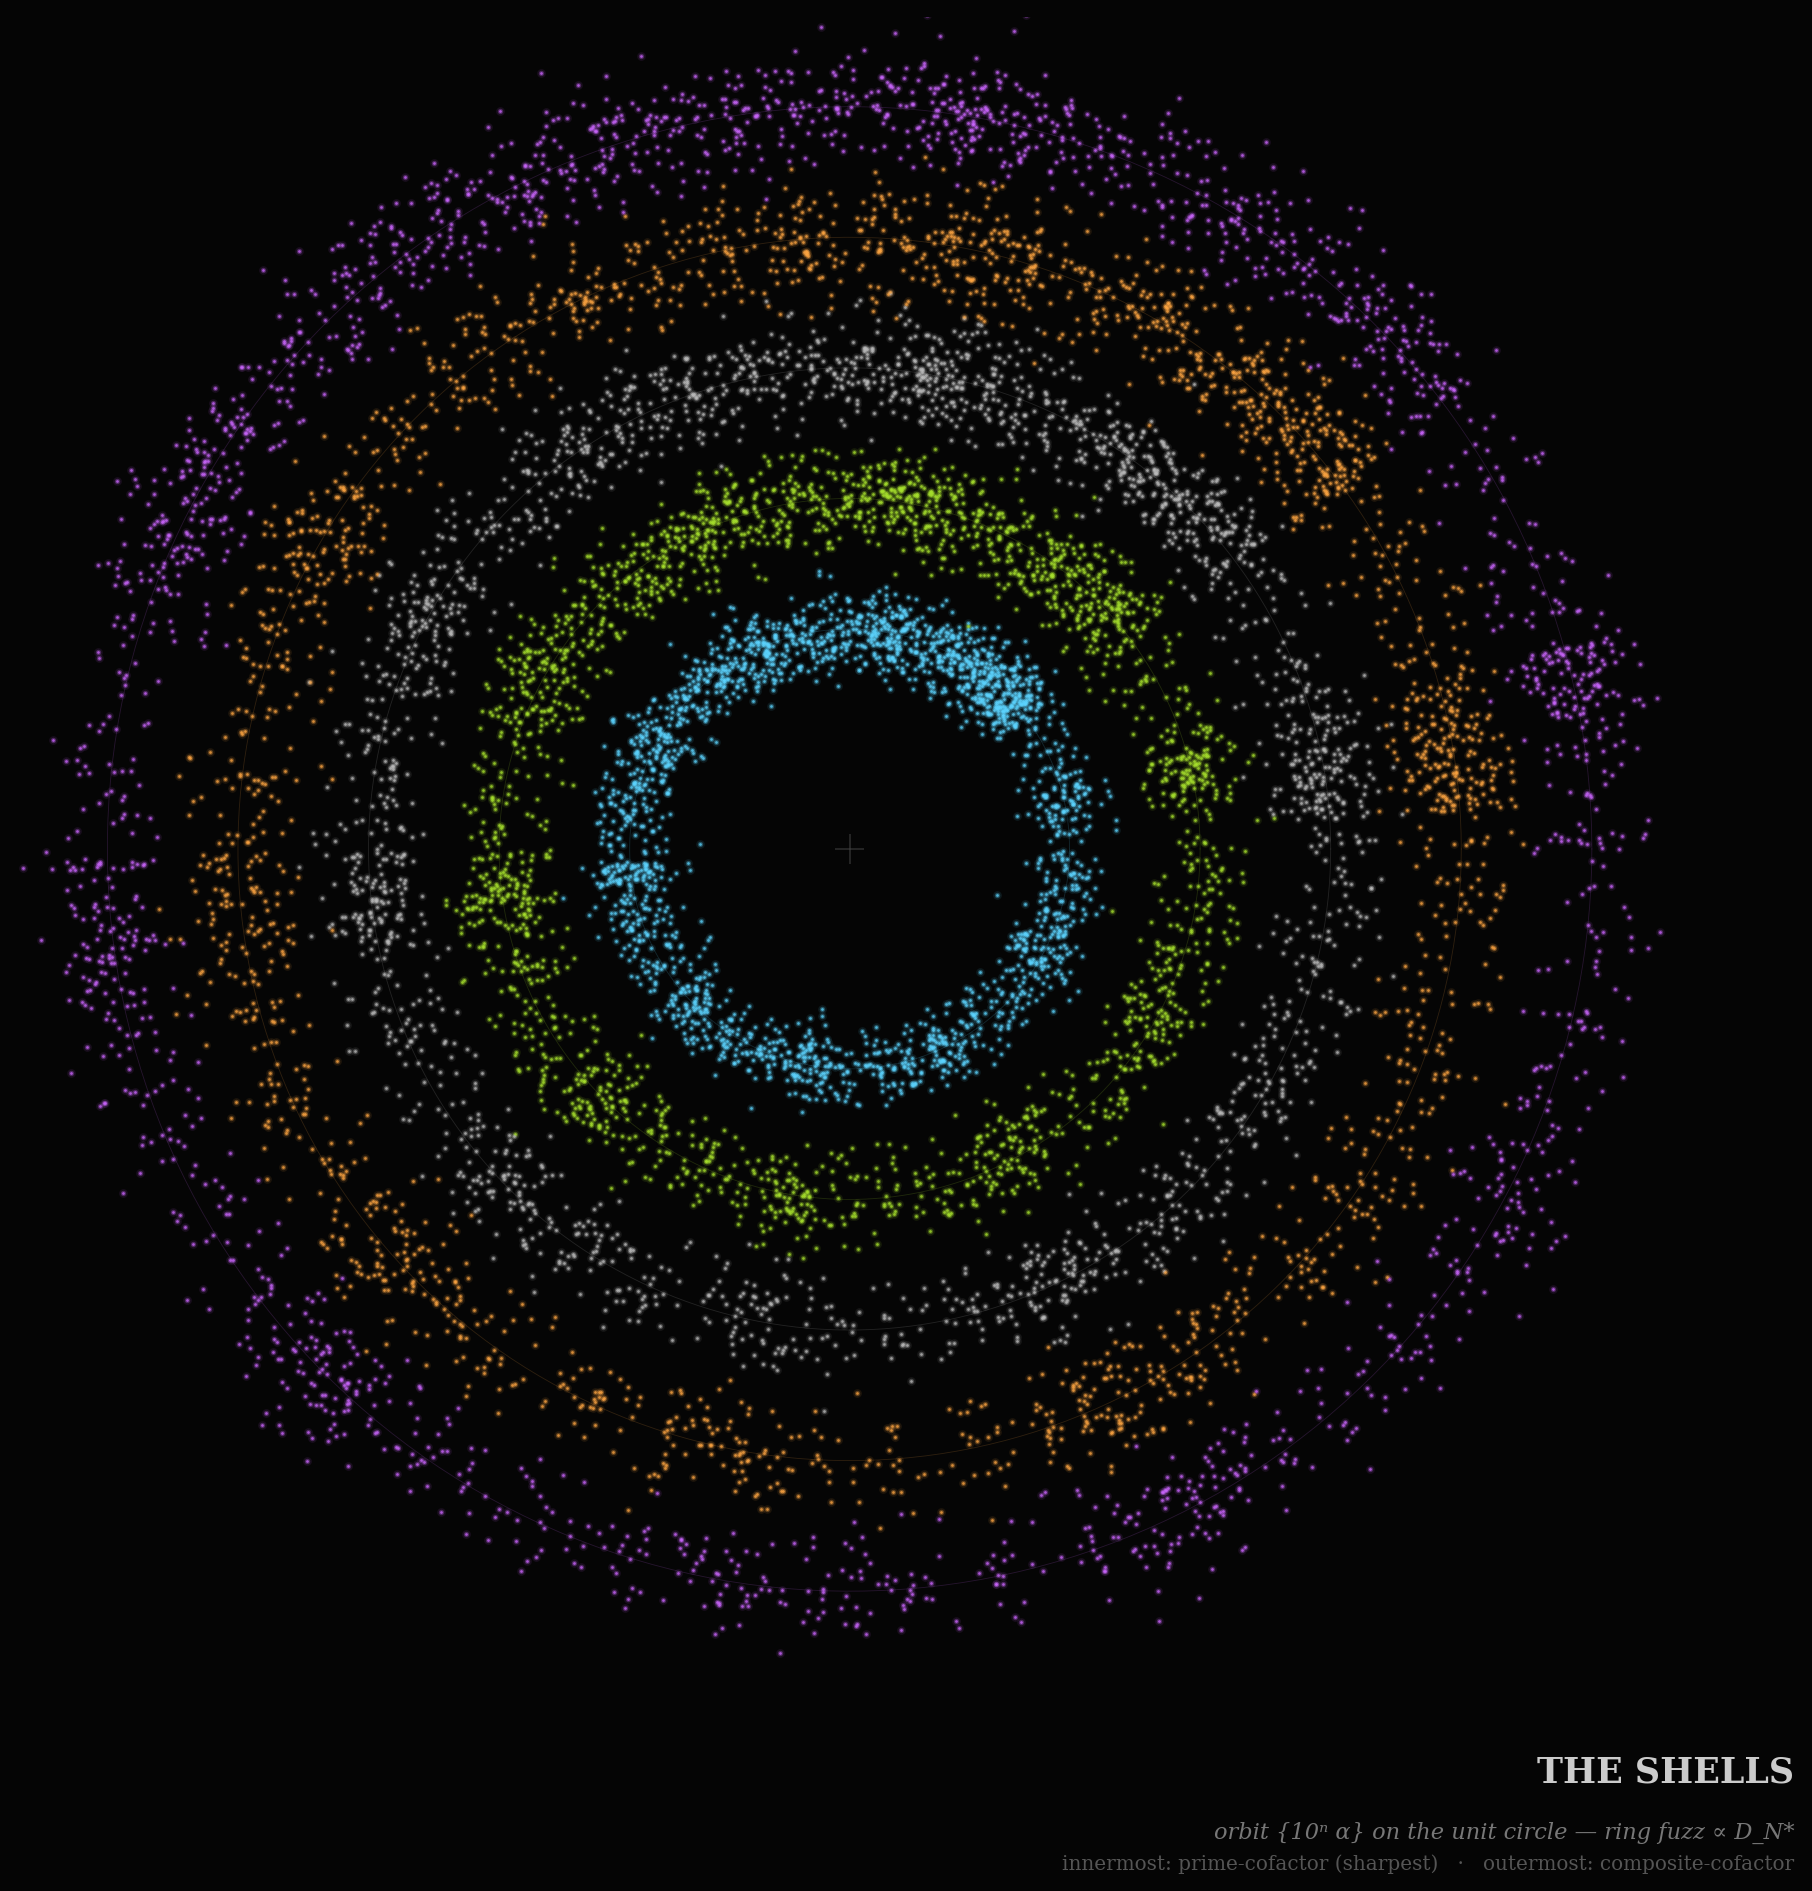

Here is the Python script that generated this plot:
"""
THE SHELLS — D_N as ring fuzz.

For each of the five constructions at the Two Tongues panel, plot
the orbit {10ⁿ α} on a concentric ring. Angle θ = 2π α_n. Radial
offset is gaussian with σ proportional to the construction's star
discrepancy D_N* — sharper rings for lower discrepancy, fuzzier
for higher. Innermost ring = lowest D_N* = most uniform.

The visual variable is "ring thickness / sharpness," and it is
literally driven by D_N*. Where the orbit has angular structure
(non-uniform clumping along [0, 1]), it shows up as bright and
dim arcs.
"""

import numpy as np
import matplotlib.pyplot as plt
from numpy.random import default_rng
from sympy import isprime

W = 9
n_0 = 2
n_1 = n_0 + W - 1
k = 400
PRECISION = 18
N_DOTS = 2200   # subsample per ring for visual consistency
SEED = 2026


def n_primes_vec(n, k):
    blocks = (k + n - 2) // (n - 1)
    m = np.arange(1, blocks * n + 1, dtype=np.int64)
    m_valid = m[m % n != 0]
    return (n * m_valid[:k]).astype(np.int64)


# Build constructions.
parts_per_stream = [(n, n_primes_vec(n, k))
                    for n in range(n_0, n_1 + 1)]
all_atoms = np.concatenate([arr for _, arr in parts_per_stream])
stream_tag = np.concatenate([np.full_like(arr, n)
                             for n, arr in parts_per_stream])

unique_vals, first_idx, counts = np.unique(
    all_atoms, return_index=True, return_counts=True)
surv_mask = counts == 1
S = unique_vals[surv_mask]
sources_S = stream_tag[first_idx[surv_mask]]
m_S = S // sources_S
prime_m_arr = np.array([isprime(int(m)) for m in m_S])

S_set = set(int(c) for c in S)
S_prime_set = set(int(c) for c, pm in zip(S, prime_m_arr) if pm)
S_comp_set = set(int(c) for c, pm in zip(S, prime_m_arr) if not pm)

seen = set()
unique_in_appearance = []
for c in all_atoms:
    c_int = int(c)
    if c_int not in seen:
        seen.add(c_int)
        unique_in_appearance.append(c_int)

surv_app = [c for c in unique_in_appearance if c in S_set]
surv_pm_app = [c for c in unique_in_appearance
                if c in S_prime_set]
surv_cm_app = [c for c in unique_in_appearance
                if c in S_comp_set]


def build_digits(integers_in_order):
    return ''.join(str(int(c)) for c in integers_in_order)


digits = {
    'C_Bundle':        build_digits(all_atoms.tolist()),
    'C_Bundle_sorted': build_digits(sorted(int(c) for c in unique_vals)),
    'C_Surv':          build_digits(surv_app),
    'C_Surv_prime_m':  build_digits(surv_pm_app),
    'C_Surv_comp_m':   build_digits(surv_cm_app),
}


def tail_orbit(digit_string, precision=PRECISION):
    L = len(digit_string)
    digits_arr = np.frombuffer(digit_string.encode(),
                                dtype=np.uint8) - ord('0')
    weights = 10.0 ** (-(np.arange(precision) + 1))
    pad = np.concatenate([digits_arr,
                          np.zeros(precision, dtype=np.uint8)])
    out = np.zeros(L, dtype=np.float64)
    for j in range(precision):
        out += pad[j:j + L] * weights[j]
    return out


def star_discrepancy(values):
    sorted_v = np.sort(np.asarray(values, dtype=np.float64))
    N = len(sorted_v)
    i = np.arange(1, N + 1, dtype=np.float64)
    d_plus = float(np.max(i / N - sorted_v))
    d_minus = float(np.max(sorted_v - (i - 1) / N))
    return max(d_plus, d_minus)


orbits = {label: tail_orbit(d) for label, d in digits.items()}
D_stars = {label: star_discrepancy(o) for label, o in orbits.items()}

sorted_labels = sorted(D_stars.keys(), key=lambda k: D_stars[k])

print("Ring order (innermost → outermost, by D_N*):")
for label in sorted_labels:
    print(f"  {label:<20}  D_N* = {D_stars[label]:.4f}   "
          f"L = {len(orbits[label])}")

colors = {
    'C_Bundle':         '#ffa642',
    'C_Bundle_sorted':  '#bbbbbb',
    'C_Surv':           '#a8e22d',
    'C_Surv_prime_m':   '#5cd4ff',
    'C_Surv_comp_m':    '#cc66ff',
}

# --- Render ---
fig, ax = plt.subplots(figsize=(12, 12))
fig.patch.set_facecolor('#050505')
ax.set_facecolor('#050505')
ax.set_aspect('equal')
ax.axis('off')

rng = default_rng(seed=SEED)

R_INNER = 1.6
R_STEP = 0.95
SIGMA_K = 1.5   # ring fuzz scale: σ_radial = SIGMA_K · D_N*

for ring_idx, label in enumerate(sorted_labels):
    orbit_full = orbits[label]
    if len(orbit_full) > N_DOTS:
        idx_sub = rng.choice(len(orbit_full), N_DOTS,
                              replace=False)
        orbit = orbit_full[idx_sub]
    else:
        orbit = orbit_full

    D_star = D_stars[label]
    color = colors[label]
    r_center = R_INNER + ring_idx * R_STEP
    sigma = D_star * SIGMA_K

    theta = 2 * np.pi * orbit
    r_offset = rng.normal(0, sigma, size=len(orbit))
    r = r_center + r_offset
    x = r * np.cos(theta)
    y = r * np.sin(theta)

    # Halo (large, low alpha).
    ax.scatter(x, y, s=12.0, color=color, alpha=0.10,
               linewidths=0, zorder=3)
    # Mid (medium).
    ax.scatter(x, y, s=4.5, color=color, alpha=0.30,
               linewidths=0, zorder=4)
    # Crisp.
    ax.scatter(x, y, s=1.2, color=color, alpha=0.75,
               linewidths=0, zorder=5)

    # Faint guide circle at ring center radius.
    th = np.linspace(0, 2 * np.pi, 240)
    ax.plot(r_center * np.cos(th), r_center * np.sin(th),
            color=color, linewidth=0.35, alpha=0.16,
            zorder=2)

# Center crosshair.
ax.plot([0, 0], [-0.10, 0.10], color='#444', linewidth=0.8,
        alpha=0.5, zorder=10)
ax.plot([-0.10, 0.10], [0, 0], color='#444', linewidth=0.8,
        alpha=0.5, zorder=10)

max_r = R_INNER + (len(sorted_labels) - 1) * R_STEP + 0.65
ax.set_xlim(-max_r, max_r)
ax.set_ylim(-max_r, max_r)

# Title — same convention as THE COIL and ECHO CATHEDRAL.
fig.text(0.95, 0.060, 'THE SHELLS', color='#ccc',
         fontsize=14, ha='right', va='bottom',
         family='serif', weight='bold')
fig.text(0.95, 0.045,
         'orbit {10ⁿ α} on the unit circle — ring fuzz ∝ D_N*',
         color='#777', fontsize=9, ha='right', va='top',
         style='italic', family='serif')
fig.text(0.95, 0.030,
         'innermost: prime-cofactor (sharpest)   ·   '
         'outermost: composite-cofactor',
         color='#555', fontsize=8, ha='right', va='top',
         family='serif')

plt.savefig('the_shells.png', dpi=180, facecolor='#050505',
            bbox_inches='tight')
print()
print("-> the_shells.png")
